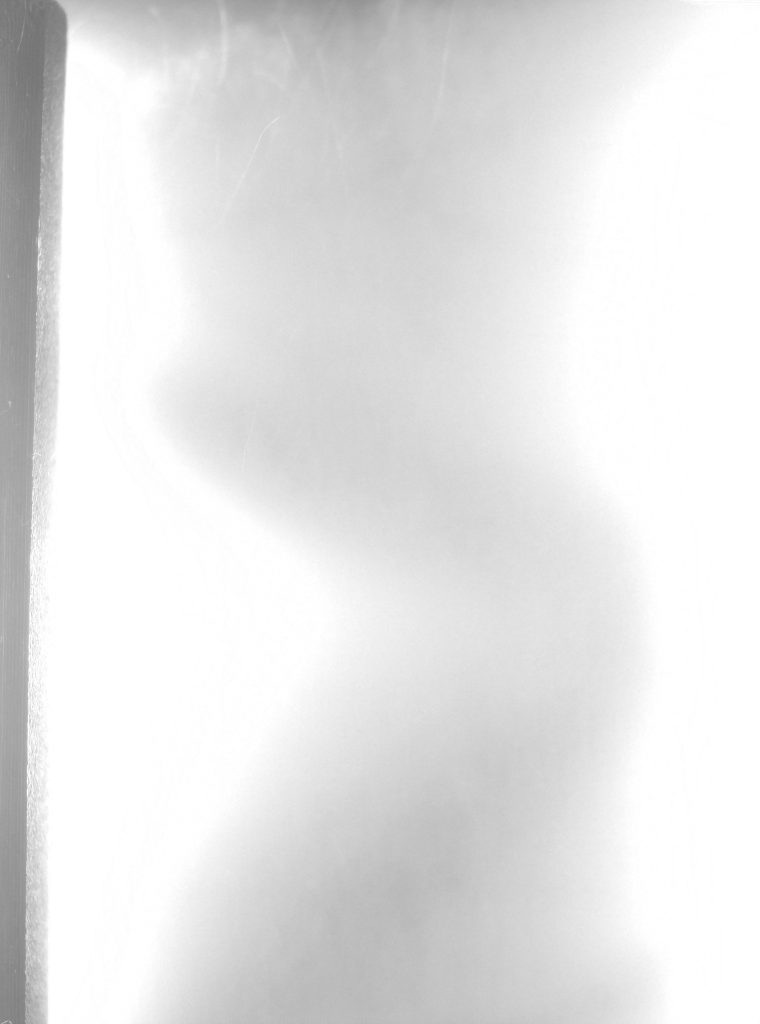
#> input picture data_collection/data/850nm/Bastian/10_142629.png, 1520 x 2048 px, found by its file name (shown at 1/2 size); its folder holds only this picture in this run
$ jupyter execute --allow-errors shutter_plus_background.ipynb
#> lines starting #> are read from the running program, lines starting #| are printed output that depends on the picture
[cell 1]
import numpy as np
import cv2
import glob
import matplotlib.pyplot as plt
from matplotlib.pyplot import figure
from os import listdir

#load images
#find median images
#subtract median
#find indacies
#combine sutter speeds
#show images in grid

[cell 2]
path = 'data_collection/data/850nm/Bastian'
shutter_speeds = []

def split(path):
    s = path.replace('.', '_')
    s = s.split('_')
    return s

image_names = listdir(path)
splits = list(map(split, image_names))

shutter_speeds = np.unique(np.array(splits)[:,1]).astype(int)
shutter_speeds = np.sort(shutter_speeds).astype(str)

[cell 3]
all_images = []
for shutter_speed in shutter_speeds:
    names = [name for name in image_names if shutter_speed in name]
    names.sort()
    images = []
    for name in names:
        gray = cv2.cvtColor(cv2.imread(path + "/" + name), cv2.COLOR_BGR2GRAY)
#> gray: shape (2048, 1520); min 113, max 255, mean 228.4
        images.append(gray)
    all_images.append(images)
all_images = np.array(all_images)
all_images = all_images[:,:,:,180:1500]

[cell 4]
median_images = []
for images in all_images:
    median = np.median(images, axis=0).astype('uint8')
    median_images.append(median)
#> this loop made 1 pass
#> pass 1, `median = np.median(images, axis=0).astype('uint8')`:
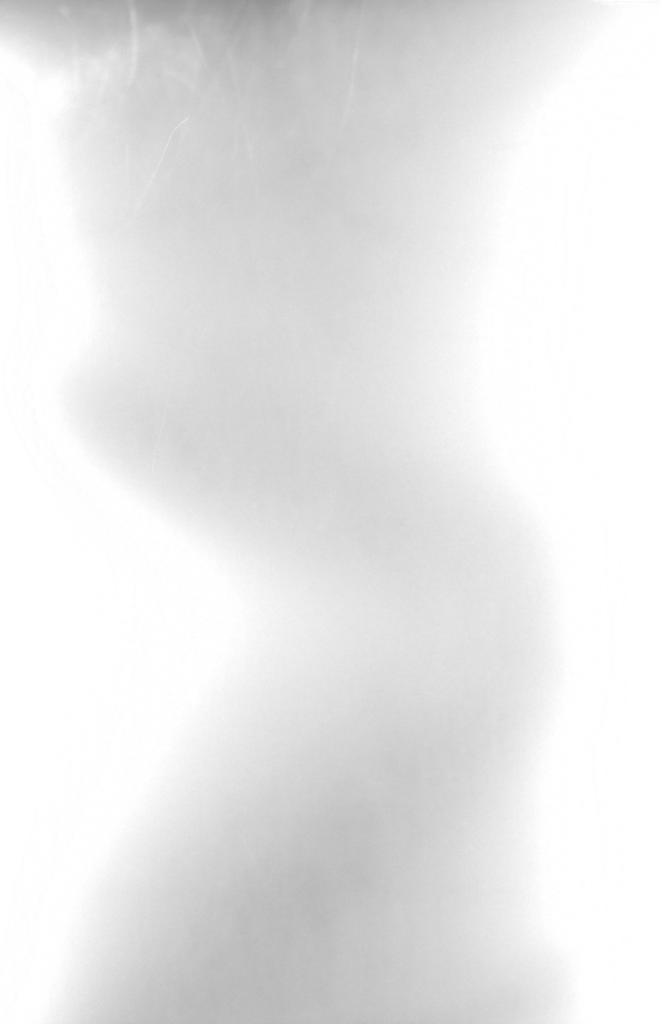
#> median: shape (2048, 1320) (shown at 1/2 size); min 143, max 255, mean 231.1
#> after the loop, median_images = 1 item
median_images = np.array(median_images)

[cell 5]
median_subtracted = []

for median_image, images in zip(median_images, all_images):
    median_image = median_image.astype('int16')
    new_imgs = []
    for image in images:
        image = image.astype('int16')
        sub = (image-median_image)
        new_imgs.append(sub)
    median_subtracted.append(new_imgs)
#> after the loop, median_subtracted = 1 item

median_subtracted = np.array(median_subtracted)

[cell 6]
shutter_combine_value = 200

combine_indices = np.array(median_images).astype('int16')
combine_indices = abs(combine_indices - shutter_combine_value)
combine_indices = np.argmin(combine_indices, axis=0)
#> combine_indices: shape (2048, 1320) int64; every value is 0

[cell 7]
figure(figsize=(5, 5), dpi=80)
plt.imshow(combine_indices, cmap='gray')

[cell 8]
new_images = np.zeros(shape=(2048, 1320, 19))

[cell 9]
for row in range(combine_indices.shape[0]):
    for col in range(combine_indices.shape[1]):
        index = combine_indices[row][col]
        pix_values = median_subtracted[index,:,row,col]
        new_images[row][col] = pix_values


$ run again, on data_collection/data/850nm/Bastian/11_142629.png
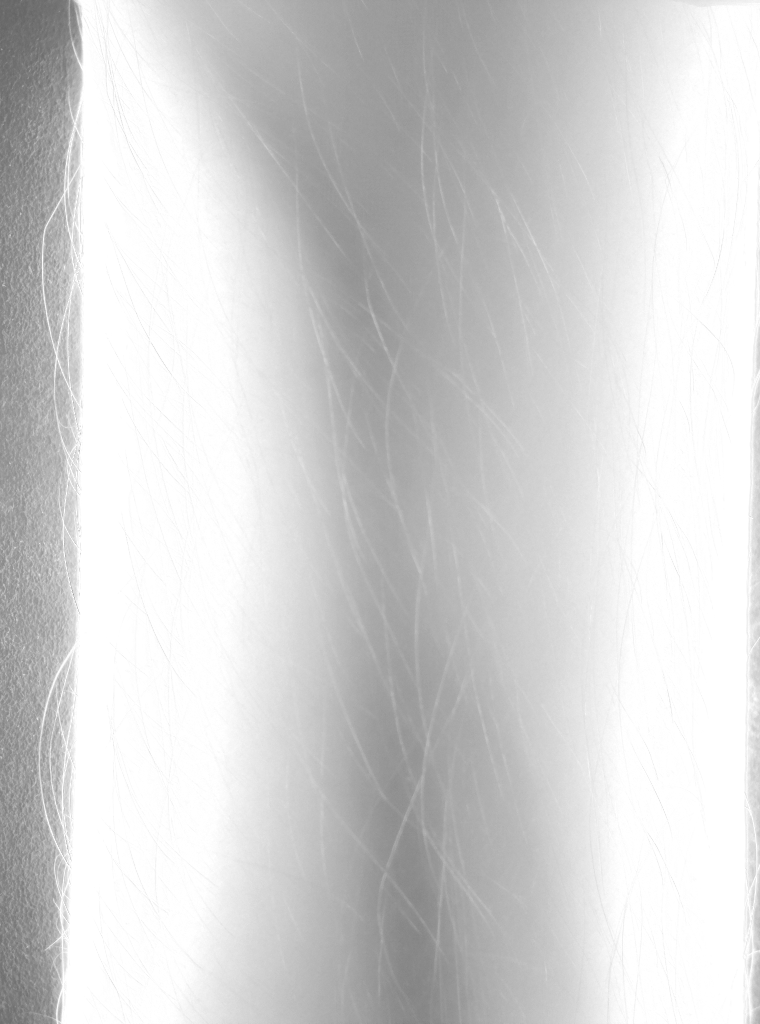
#> input picture data_collection/data/850nm/Bastian/11_142629.png, 1520 x 2048 px, found by its file name (shown at 1/2 size)
#> the loop `for images in all_images:` made 1 pass
#> pass 1, `median = np.median(images, axis=0).astype('uint8')`:
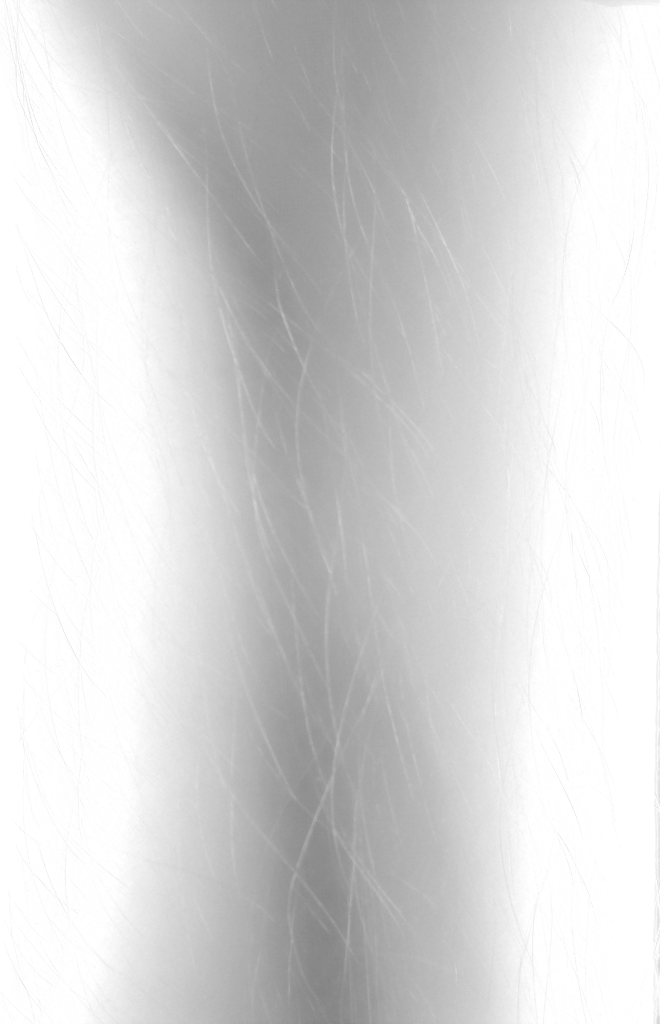
#> median: shape (2048, 1320) (shown at 1/2 size); min 128, max 255, mean 215.1
#> after the loop `for images in all_images:`: median_images = 1 item
#> the loop `for median_image, images in zip(median_images, all_images):` made 1 pass
#> combine_indices: shape (2048, 1320) int64; every value is 0
